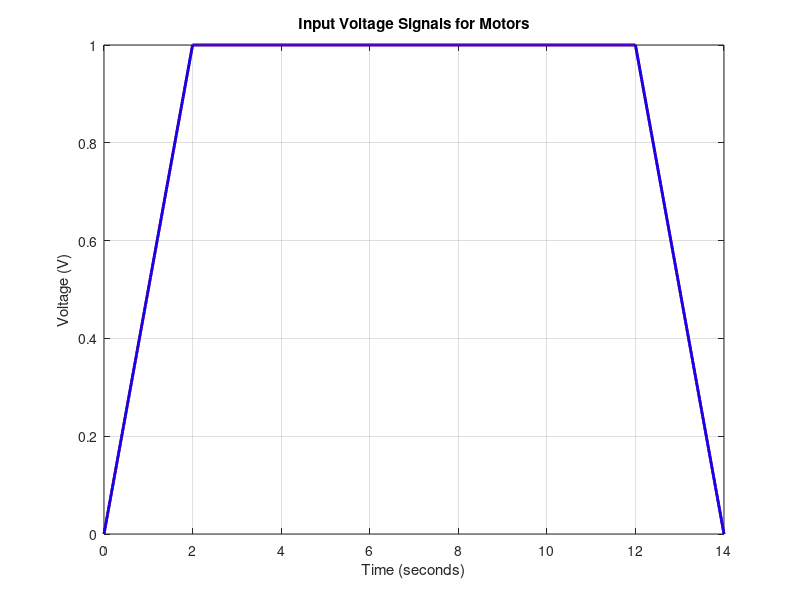

Reproduce this figure in MATLAB.
% Task 8 - Create Input Voltage Signals
% Define Trapezoidal Velocity Profile
% Parameters
V_max = 1.0; % Maximum velocity (m/s)
a = 0.5; % Acceleration (m/s^2)
dt = 0.01; % Time step (s)

% Calculate the time for each phase
t_acc = V_max / a;
t_slew = 10; 
t_dec = t_acc;

% Total time
T_total = 2*t_acc + t_slew;

% Time vector
time = 0:dt:T_total;

% Velocity profile
velocity = zeros(size(time));
for i = 1:length(time)
    if time(i) < t_acc
        velocity(i) = a * time(i);
    elseif time(i) < t_acc + t_slew
        velocity(i) = V_max;
    else
        velocity(i) = V_max - a * (time(i) - (t_acc + t_slew));
    end
end

% Plot the velocity profile
%figure;
%plot(time, velocity, 'LineWidth', 2);
%xlabel('Time (seconds)');
%ylabel('Velocity (m/s)');
%title('Trapezoidal Velocity Profile');
%grid on;

% Generate Voltage Signals for Motors
% Motor parameters (example values)
k_v = 1.0; % Motor constant (V/(m/s))

% Voltage signals
voltage_left = k_v * velocity;
voltage_right = k_v * velocity;

% Plot the voltage signals
figure;
plot(time, voltage_left, 'r', 'LineWidth', 2);
hold on;
plot(time, voltage_right, 'b', 'LineWidth', 2);
xlabel('Time (seconds)');
ylabel('Voltage (V)');
title('Input Voltage Signals for Motors');
grid on;
